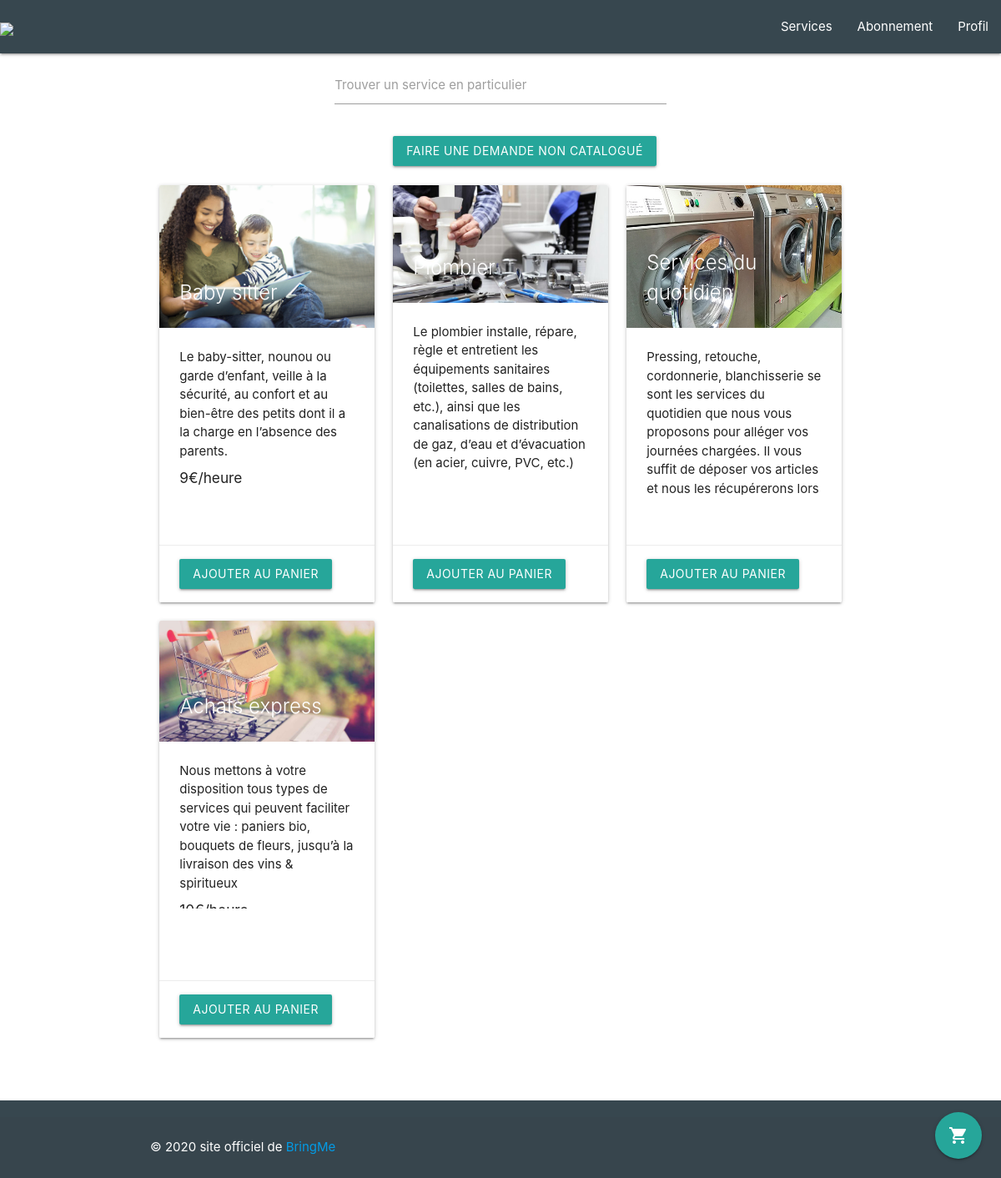
Before: /shop/catalog.php (signed in) with the older database file.
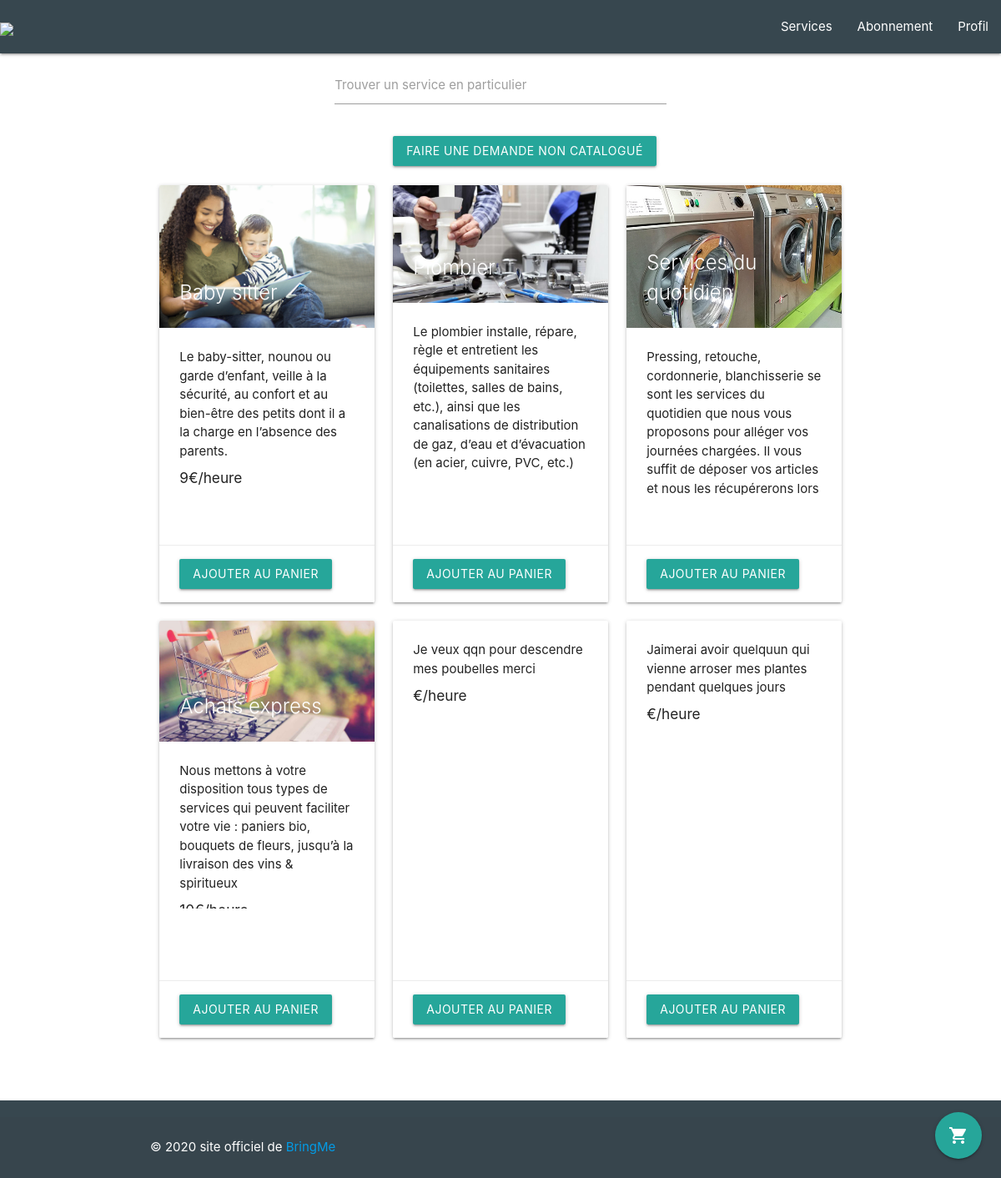
After: the same page with the newer database file.
### tables this page shows
CREATE TABLE IF NOT EXISTS `SERVICE` (
  `idService` INT AUTO_INCREMENT,
  `serviceTitle` VARCHAR(50),
  `servicePrice` FLOAT,
  `serviceDescription` TEXT,
  `serviceValidate` TINYINT,
  `serviceImage` VARCHAR(100),
  `idUser` INT,
  INDEX `idUser_SERVICE_FK` (`idUser` ASC),
  PRIMARY KEY (`idService`),
  CONSTRAINT `idUser_SERVICE_FK`
    FOREIGN KEY (`idUser`)
    REFERENCES `USER` (`idUser`)
    ON DELETE CASCADE
  );

### shop/catalog.php (the view, shortened to what this page needs)
<?php
include ('../include/config.php');
?>
<!DOCTYPE html>
<html>
<head>
    <link rel="stylesheet" href="https://cdnjs.cloudflare.com/ajax/libs/materialize/1.0.0/css/materialize.min.css">
</head>
<body>
<?php include('../include/new_header.php'); ?>
<main style="margin-bottom: 5%;">
<div class="container">
  <div class="list">
    <div class="row">
      <div class="input-field col s6 offset-s3">
        <input id="search_bar" type="text" class="validate" onkeyup="findService()">
        <label class="active" for="search_bar">Trouver un service en particulier</label>
      </div>
      <div class="input-field col s6 offset-s4">
          <a class="waves-effect waves-light btn modal-trigger" href="#demandModal">Faire une demande non catalogué</a>
      </div>
    <?php
      $services = $pdo->prepare("SELECT * FROM SERVICE");
      $services->execute();
      $services = $services->fetchAll();
      foreach ($services as $service) {
    ?>
    <div class="col s4 service">
      <div class="card large">
        <div class="card-image">
          <img src="<?=$service["serviceImage"]?>">
          <span class="card-title"><?=$service["serviceTitle"]?></span>
        </div>
        <div class="card-content">
          <p><?=$service["serviceDescription"]?></p>
          <h6><?=$service["servicePrice"]?>€/heure</h6>
        </div>
        <div class="card-action">
          <a class="waves-effect waves-light btn modal-trigger" href="#cartModal" onclick="addService('<?=addslashes($service["serviceTitle"])?>')">Ajouter au panier</a>
        </div>
      </div>
    </div>
    <?php } ?>
    </div>
  </div>
</div>
  <div class="fixed-action-btn">
    <a class="btn-floating modal-trigger btn-large" href="#cartModal">
      <i class="large material-icons">shopping_cart</i>
    </a>
  </div>
</main>
<?php include("../include/new_footer.php"); ?>
</body>
</html>

### include/new_header.php
<header>
  <nav class="blue-grey darken-3">
    <div class="nav-wrapper">
      <a href="/projetAnuel2020/webPart/index.php" class="brand-logo"><img src="/projetAnuel2020/webPart/images/logo.png" style="width: 90px;"></a>
      <ul id="nav-mobile" class="right hide-on-med-and-down">
        <li><a href="/projetAnuel2020/webPart/shop/catalog.php">Services</a></li>
        <li><a href="/projetAnuel2020/webPart/sub/subPrice.php">Abonnement</a></li>
        <?php
        if (isset($_SESSION["user"]) && !empty($_SESSION["user"]))
        { ?>
          <li><a href="/projetAnuel2020/webPart/login/profilUser.php">Profil</a></li>
      <?php  } else { ?>
          <li><a href="/projetAnuel2020/webPart/login/connexion.php">Se connecter</a></li>
      <?php  } ?>
      </ul>
    </div>
  </nav>
</header>

### include/new_footer.php (shortened to what this page needs)
<footer class="page-footer blue-grey darken-3">
  <div class="footer-copyright">
    <div class="container">
      <p style="color: white"> © <?php echo date('Y'); ?> site officiel de <a class="lien" href="/projetAnuel2020/webPart/index.php"> BringMe </a></p>
    </div>
</footer>

Changed rows visible on the page:
added service: serviceDescription "Je veux qqn pour descendre mes poubelles merci"
added service: serviceDescription "Jaimerai avoir quelquun qui vienne arroser mes plantes pendant quelques jours"
